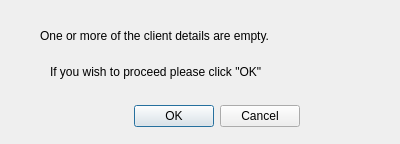
<?xml version="1.0" encoding="UTF-8"?>
<ui version="4.0">
 <class>Dialog</class>
 <widget class="QDialog" name="Dialog">
  <property name="geometry">
   <rect>
    <x>0</x>
    <y>0</y>
    <width>400</width>
    <height>144</height>
   </rect>
  </property>
  <property name="minimumSize">
   <size>
    <width>400</width>
    <height>144</height>
   </size>
  </property>
  <property name="maximumSize">
   <size>
    <width>400</width>
    <height>144</height>
   </size>
  </property>
  <property name="windowTitle">
   <string>Dialog</string>
  </property>
  <widget class="QDialogButtonBox" name="buttonBox">
   <property name="geometry">
    <rect>
     <x>94</x>
     <y>100</y>
     <width>206</width>
     <height>32</height>
    </rect>
   </property>
   <property name="orientation">
    <enum>Qt::Horizontal</enum>
   </property>
   <property name="standardButtons">
    <set>QDialogButtonBox::Cancel|QDialogButtonBox::Ok</set>
   </property>
  </widget>
  <widget class="QLabel" name="label">
   <property name="geometry">
    <rect>
     <x>40</x>
     <y>18</y>
     <width>336</width>
     <height>35</height>
    </rect>
   </property>
   <property name="styleSheet">
    <string notr="true">font: 10pt &quot;MS Shell Dlg 2&quot;;</string>
   </property>
   <property name="text">
    <string>One or more of the client details are empty.</string>
   </property>
  </widget>
  <widget class="QLabel" name="label_2">
   <property name="geometry">
    <rect>
     <x>50</x>
     <y>60</y>
     <width>329</width>
     <height>24</height>
    </rect>
   </property>
   <property name="styleSheet">
    <string notr="true">font: 10pt &quot;MS Shell Dlg 2&quot;;</string>
   </property>
   <property name="text">
    <string>If you wish to proceed please click &quot;OK&quot;</string>
   </property>
  </widget>
 </widget>
 <resources/>
 <connections>
  <connection>
   <sender>buttonBox</sender>
   <signal>accepted()</signal>
   <receiver>Dialog</receiver>
   <slot>accept()</slot>
   <hints>
    <hint type="sourcelabel">
     <x>248</x>
     <y>254</y>
    </hint>
    <hint type="destinationlabel">
     <x>157</x>
     <y>274</y>
    </hint>
   </hints>
  </connection>
  <connection>
   <sender>buttonBox</sender>
   <signal>rejected()</signal>
   <receiver>Dialog</receiver>
   <slot>reject()</slot>
   <hints>
    <hint type="sourcelabel">
     <x>316</x>
     <y>260</y>
    </hint>
    <hint type="destinationlabel">
     <x>286</x>
     <y>274</y>
    </hint>
   </hints>
  </connection>
 </connections>
</ui>
